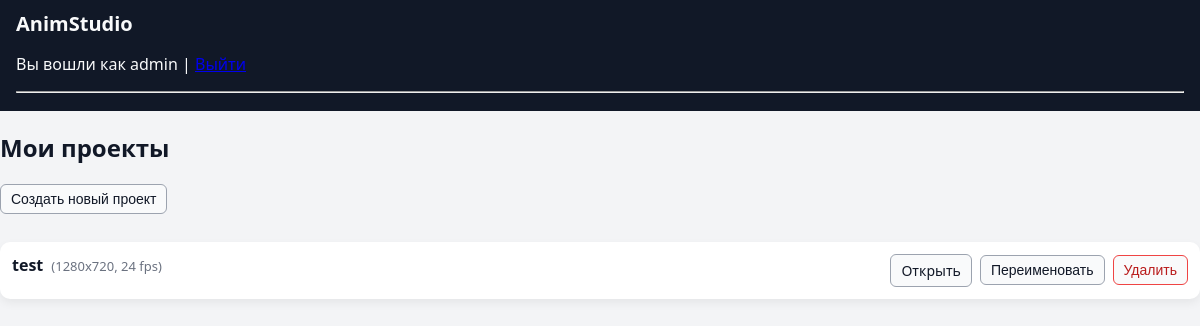
Before: / (signed in) with the older database file.
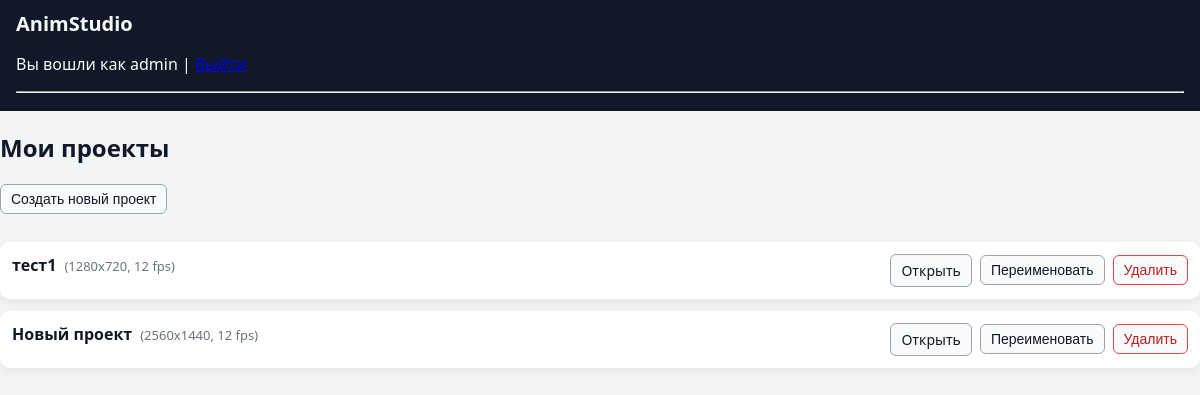
After: the same page with the newer database file.
### animation/models.py (models this page shows, shortened)
class AnimationProject(models.Model):
    owner = models.ForeignKey(User, on_delete=models.CASCADE, related_name='animation_projects')
    title = models.CharField(max_length=200, verbose_name='Название проекта')
    description = models.TextField(blank=True, verbose_name='Описание')
    width = models.PositiveIntegerField(default=1280, verbose_name='Ширина холста (px)')
    height = models.PositiveIntegerField(default=720, verbose_name='Высота холста (px)')
    fps = models.PositiveIntegerField(default=12, verbose_name='Кадров в секунду')
    created_at = models.DateTimeField(auto_now_add=True, verbose_name='Создано')
    updated_at = models.DateTimeField(auto_now=True, verbose_name='Обновлено')

### animation/views.py (the view)
# urls.py: path('', views.project_list, name='project_list'),
@login_required
def project_list(request):
    projects = AnimationProject.objects.filter(owner=request.user)
    return render(request, 'animation/project_list.html', {
        'projects': projects,
    })

### animation/templates/animation/project_list.html (shortened to what this page needs)
{% extends 'animation/base.html' %}
{% block content %}
<h2>Мои проекты</h2>
<button type="button"
        class="project-action"
        id="create-project-button">
    Создать новый проект
</button>
<ul class="project-list" id="project-list">
    {% for project in projects %}
        <li class="project-item" data-project-id="{{ project.id }}">
            <div class="project-info">
                <strong class="project-title">{{ project.title }}</strong>
                <span class="project-meta">
                    ({{ project.width }}x{{ project.height }}, {{ project.fps }} fps)
                </span>
            </div>
            <div class="project-actions">
                <a class="project-action" href="{% url 'animation:project_editor' project.pk %}">
                    Открыть
                </a>
                <button type="button"
                        class="project-action js-rename-button"
                        data-project-id="{{ project.id }}"
                        data-project-title="{{ project.title }}"
                        data-rename-url="{% url 'animation:project_rename' project.pk %}">
                    Переименовать
                </button>
                <button type="button"
                        class="project-action project-action--danger js-delete-button"
                        data-project-title="{{ project.title }}"
                        data-delete-url="{% url 'animation:project_delete' project.pk %}">
                    Удалить
                </button>
            </div>
        </li>
    {% endfor %}
</ul>
{% endblock %}

Changed rows visible on the page:
removed AnimationProject: title "test", width "1280", height "720", fps "24"
added AnimationProject: title "тест1", width "1280", height "720", fps "12"
added AnimationProject: title "Новый проект", width "2560", height "1440", fps "12"
